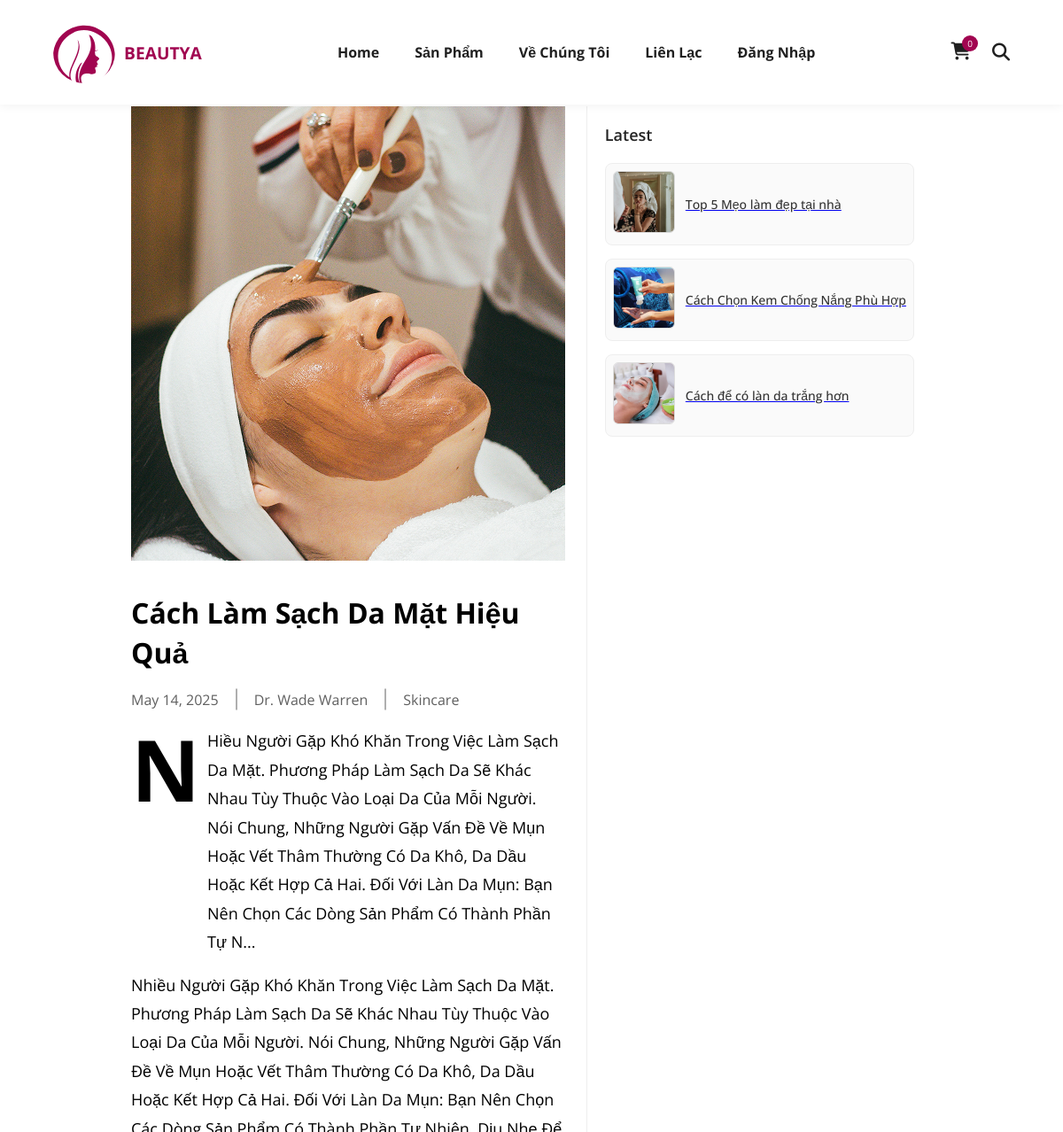
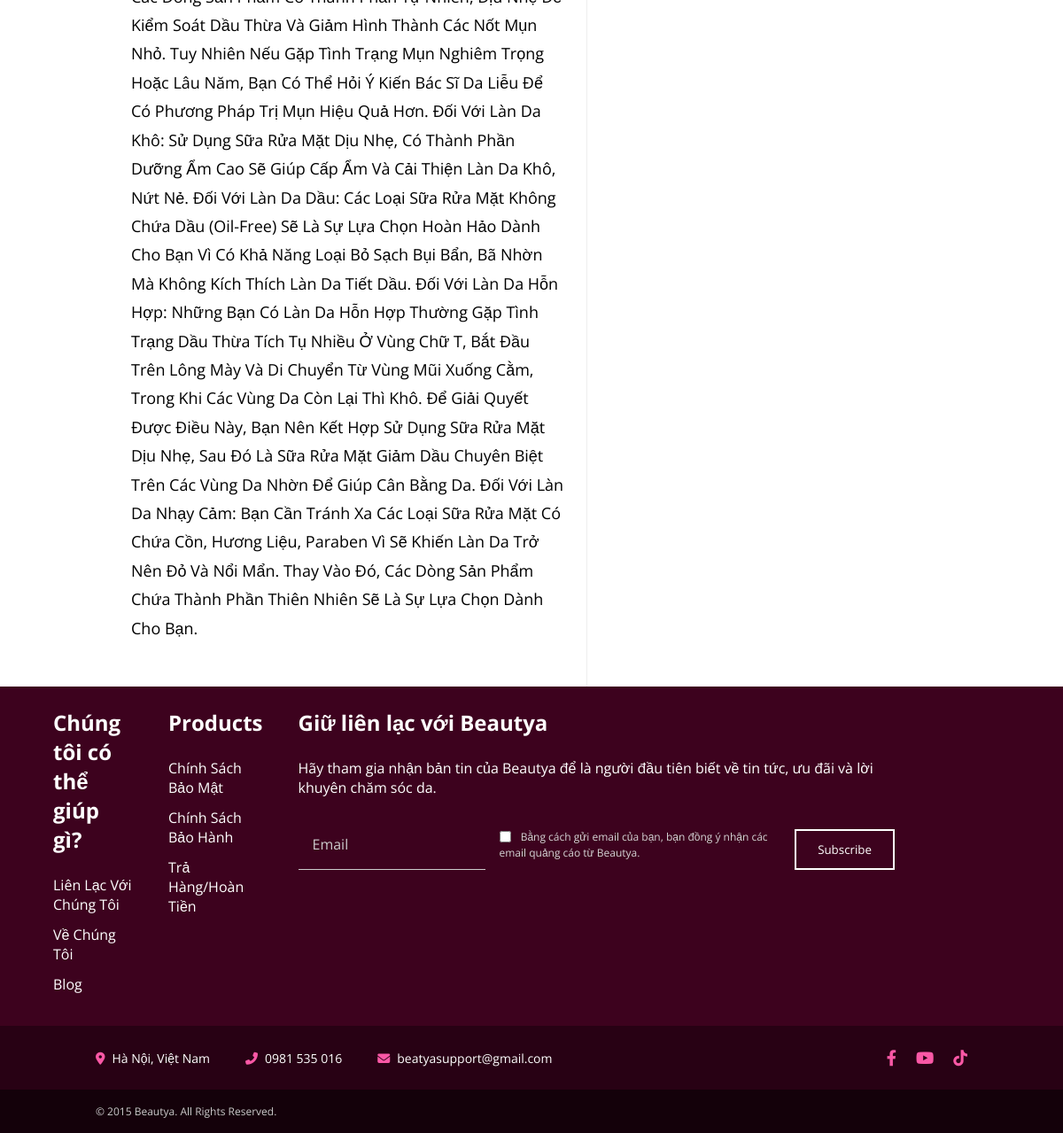
Screenshot of /home/blogs/1/ with the database file from the repository (2 pictures, top to bottom).
### core/models.py (models this page shows, shortened)
class Blog(models.Model):
    title = models.CharField(max_length=255)
    author = models.CharField(max_length=100)
    content = models.TextField()
    excerpt = models.TextField(blank=True, null=True)  # Thêm trích đoạn
    image = models.ImageField(upload_to='blogs/')
    category = models.CharField(max_length=100)
    date = models.DateField(default=timezone.now)  # Gán mặc định là ngày hiện tại
    class Meta:
        ordering = ['-date']

### core/views.py (the view)
# urls.py: path('blogs/<int:blog_id>/', views.blog_detail, name='blog_detail'),
def blog_detail(request, blog_id):
    blog = get_object_or_404(Blog, id=blog_id)
    related_posts = Blog.objects.filter(category=blog.category).exclude(id=blog.id)[:3]
    return render(request, 'blog_detail.html', {
        'blog': blog,
        'related_posts': related_posts
    })

### core/context_processors.py (called while the page is built)
def cart_item_count(request):
    if request.user.is_authenticated:
        total = CartItem.objects.filter(user=request.user).aggregate(total=Sum('quantity'))['total'] or 0
    else:
        total = 0
    return {'cart_item_count': total}

### templates/blog_detail.html (shortened to what this page needs)
<!DOCTYPE html>
<html lang="en">
{% load static %}
<head>
  <link rel="stylesheet" href="https://cdnjs.cloudflare.com/ajax/libs/font-awesome/6.4.0/css/all.min.css" />
  <link rel="stylesheet" href="{% static 'css/style.css' %}">
</head>
<body>
  <body>
  <header class="header">
    <div class="logo">
      <a href="{% url 'home' %}" class="logo">
  <img src="{% static 'img/beautya logo.svg' %}" alt="LOGO" />
  <span class="shop-name">BEAUTYA</span>
</a>
    </div>
    <nav class="nav-menu">
      <a href="{% url 'home' %}" class="nav-link">Home</a>
      <a href="{% url 'product_list' %}" class="nav-link">Sản Phẩm</a>
      <a href="{% url 'about' %}" class="nav-link">Về Chúng Tôi</a>
      <a href="{% url 'contact' %}" class="nav-link">Liên Lạc</a>
      {% if not request.user.is_authenticated %}
      <a href="{% url 'login' %}" class="nav-link">Đăng Nhập</a>
      {% else %}
      <a href="{% url 'logout' %}" class="nav-link">Đăng Xuất</a>
      {% endif %}
    </nav>
    <div class="header-actions">
      <div class="cart-wrapper">
        <i class="fas fa-shopping-cart cart-icon" onclick="goToCart()"></i>
        <span class="cart-count">{{ cart_item_count }}</span>
      </div>
      <i class="fa-solid fa-magnifying-glass search-icon" onclick="toggleSearchBar()"></i>
    </div>
  </header>
    <div class="main-content">
      <div class="article">
        <img class="article-image" src="{{ blog.image.url }}" alt="{{ blog.title }}" />
        <div class="article-content">
          <h1 class="article-title">{{ blog.title }}</h1>
          <div class="article-meta">
            <span class="meta-item">{{ blog.date|date:"M d, Y" }}</span>
            <span class="meta-item">{{ blog.author }}</span>
            <span class="meta-item">{{ blog.category }}</span>
          </div>
          <div class="article-intro">
            <span class="drop-cap">{{ blog.content|slice:":1" }}</span>
            <p class="intro-text">{{ blog.content|slice:"1:300" }}...</p>
          </div>
          <p class="article-body">{{ blog.content }}</p>
        </div>
      </div>
      <div class="sidebar">
        <h2 class="sidebar-title">Latest</h2>
        <div class="latest-posts">
          {% for post in related_posts %}
          <div class="latest-post">
            <a href="{% url 'blog_detail' post.id %}">
              <img src="{{ post.image.url }}" alt="{{ post.title }}">
            </a>
            <a href="{% url 'blog_detail' post.id %}">
              <div class="latest-post-title">{{ post.title }}</div>
            </a>
          </div>
          {% endfor %}
        </div>
      </div>
    </div>
    <div class="footer-main">
      <div class="footer-column">
        <h3>Chúng tôi có thể giúp gì?</h3>
        <ul>
          <li><a href="{% url 'contact' %}">Liên Lạc Với Chúng Tôi</a></li>
          <li><a href="{% url 'about' %}">Về Chúng Tôi</a></li>
          <li><a href="{% url 'blog_list' %}">Blog</a></li>
        </ul>
      </div>
      <div class="footer-column">
        <h3>Products</h3>
        <ul>
          <li><a href="{% url 'privacy_policy' %}">Chính Sách Bảo Mật</a></li>
          <li><a href="{% url 'warranty_policy' %}">Chính Sách Bảo Hành</a></li>
          <li><a href="{% url 'refund_policy' %}">Trả Hàng/Hoàn Tiền</a></li>
        </ul>
      </div>
      <div class="footer-column">
        <h3>Giữ liên lạc với Beautya</h3>
        <p style="color: white; margin-bottom: 24px">
          Hãy tham gia nhận bản tin của Beautya để là người đầu tiên biết về tin tức, ưu đãi và lời khuyên chăm sóc da.
        </p>
        <form method="post" action="{% url 'subscribe_newsletter' %}" class="newsletter-form">
          <input type="email" name="email" placeholder="Email" class="newsletter-input" required />
          <label class="consent-text" style="display: block; margin-top: 12px;">
            <input type="checkbox" name="consent" required />
            Bằng cách gửi email của bạn, bạn đồng ý nhận các email quảng cáo từ Beautya.
          </label>
          <button type="submit" class="newsletter-submit" style="margin-top: 12px;">Subscribe</button>
        </form>
      </div>
    </div>
    <div class="footer-contact-row">
      <div class="footer-contact-group">
        <span><i class="fas fa-map-marker-alt"></i>Hà Nội, Việt Nam</span>
        <span><i class="fas fa-phone-alt"></i>0981 535 016</span>
        <span><i class="fas fa-envelope"></i>beatyasupport@gmail.com</span>
      </div>
      <div class="footer-social-group">
        <a href="https://www.facebook.com/profile.php?id=61576399075671" target="_blank" rel="noopener noreferrer">
        <i class="fab fa-facebook-f"></i>
        </a>
        <a href="https://www.youtube.com/channel/UCL0lyOryJjG0eJ_pzQOlUcw" target="_blank" rel="noopener noreferrer">
        <i class="fab fa-youtube"></i>
        </a>
        <a href="https://www.tiktok.com/@beautya_vn?lang=en" target="_blank" rel="noopener noreferrer">
        <i class="fab fa-tiktok"></i>
        </a>
      </div>
    </div>
    <div class="footer-bottom">
      <div class="copyright">© 2015 Beautya. All Rights Reserved.</div>
    </div>
  </body>
</html>

### static/css/style.css (style rules this page uses)
:root { --primary-color: #a10550; --dark-bg: #3d021e; --light-bg: #faf9f5; --text-dark: #0c0c0c; --text-light: #ffffff; --accent-color: #fa58a6; }
* { margin: 0; padding: 0; box-sizing: border-box; font-family: "Open Sans", sans-serif; }
body { overflow-x: hidden; padding-top: 120px; }
.header { position: fixed; top: 0; left: 0; width: 100%; z-index: 999; background: white; padding: 20px 108px; display: flex; justify-content: space-between; align-items: center; box-shadow: 0 2px 10px rgba(0, 0, 0, 0.05); }
.logo { display: flex; align-items: center; gap: 10px; text-decoration: none; color: inherit; }
.logo img { width: 70px; height: 70px; border-radius: 50%; object-fit: cover; }
.shop-name { font-size: 1.2rem; font-weight: 700; color: var(--primary-color); }
.nav-menu { display: flex; gap: 40px; }
.nav-link { color: #202020; font-weight: 700; text-decoration: none; transition: color 0.3s ease; }
.header-actions { display: flex; align-items: center; gap: 24px; }
.cart-icon, .search-icon { font-size: 20px; color: #202020; cursor: pointer; }
.cart-count { position: absolute; top: -8px; right: -8px; background: var(--primary-color); color: white; width: 18px; height: 18px; border-radius: 50%; display: flex; align-items: center; justify-content: center; font-size: 10px; }
.cart-wrapper { position: relative; }
.newsletter-form { display: flex; gap: 16px; margin-top: 24px; }
.newsletter-input { flex: 1; padding: 12px 16px; border: none; border-bottom: 1px solid #cbcbcb; background: transparent; color: white; font-size: 16px; width: 480px; }
.newsletter-input::placeholder { color: #cbcbcb; }
.newsletter-submit { padding: 12px 24px; background: transparent; border: 2px solid white; color: white; cursor: pointer; transition: all 0.3s ease; }
.footer-main { background: var(--dark-bg); padding: 80px 108px; display: grid; grid-template-columns: repeat(4, 1fr); gap: 40px; }
.footer-column h3 { color: white; font-size: 24px; margin-bottom: 24px; }
.footer-column ul { list-style: none; }
.footer-column li { margin-bottom: 12px; }
.footer-column a { color: white; text-decoration: none; transition: color 0.3s ease; }
.footer-bottom { background: #14010a; padding: 16px 108px; display: flex; justify-content: space-between; align-items: center; }
.copyright { color: #cbcbcb; font-size: 12px; }
@media (max-width: 1200px) { .header, .footer-main, .footer-top, .footer-bottom { padding: 24px 60px; } }
.footer-bottom { display: flex; flex-wrap: wrap; justify-content: space-between; align-items: center; padding: 16px 108px; background-color: #14010A; font-size: 14px; }
.footer-contact-row { display: flex; justify-content: space-between; align-items: center; padding: 24px 108px; background-color: #280114; color: white; flex-wrap: wrap; }
.footer-contact-group { display: flex; gap: 40px; font-size: 14px; }
.footer-contact-group i { color: #FA58A6; margin-right: 8px; }
.footer-social-group { display: flex; gap: 22px; }
.footer-social-group a { color: #FA58A6; font-size: 18px; text-decoration: none; transition: transform 0.3s ease; }
.consent-text { display: block; font-size: 12px; color: #d4d4d4; line-height: 1.5; margin-top: 10px; max-width: 500px; }
.consent-text input[type="checkbox"] { margin-right: 8px; transform: translateY(2px); }

### rows the page displays
Blog: image (picture), title "Cách Làm Sạch Da Mặt Hiệu Quả", date "May 14, 2025", author "Dr. Wade Warren", category "Skincare", content "N", content "Hiều Người Gặp Khó Khăn Trong Việc Làm Sạch Da Mặt. Phương Pháp Làm Sạch Da Sẽ Khác Nhau Tùy Thuộc Vào Loại Da Của Mỗi Người. Nói Chung, Những Người Gặp Vấn Đề Về Mụn Hoặc Vết Thâm Thường Có Da Khô, Da Dầu Hoặc Kết Hợp Cả Hai. Đối Với Làn Da Mụn: Bạn Nên Chọn Các Dòng Sản Phẩm Có Thành Phần Tự N", content "Nhiều Người Gặp Khó Khăn Trong Việc Làm Sạch Da Mặt. Phương Pháp Làm Sạch Da Sẽ Khác Nhau Tùy Thuộc Vào Loại Da Của Mỗi Người. Nói Chung, Những Người Gặp Vấn Đề Về Mụn Hoặc Vết Thâm Thường Có Da Khô, Da Dầu Hoặc Kết Hợp Cả Hai. Đối Với Làn Da Mụn: Bạn Nên Chọn Các Dòng Sản Phẩm Có Thành Phần Tự Nhiên, Dịu Nhẹ Để Kiểm Soát Dầu Thừa Và Giảm Hình Thành Các Nốt Mụn Nhỏ. Tuy Nhiên Nếu Gặp Tình Trạng Mụn Nghiêm Trọng Hoặc Lâu Năm, Bạn Có Thể Hỏi Ý Kiến Bác Sĩ Da Liễu Để Có Phương Pháp Trị Mụn Hiệu Quả Hơn. Đối Với Làn Da Khô: Sử Dụng Sữa Rửa Mặt Dịu Nhẹ, Có Thành Phần Dưỡng Ẩm Cao Sẽ Giúp Cấp Ẩm Và Cải Thiện Làn Da Khô, Nứt Nẻ. Đối Với Làn Da Dầu: Các Loại Sữa Rửa Mặt Không Chứa Dầu (Oil-Free) Sẽ…"
Blog: image (picture), title "Top 5 Mẹo làm đẹp tại nhà"
Blog: image (picture), title "Cách Chọn Kem Chống Nắng Phù Hợp"
Blog: image (picture), title "Cách để có làn da trắng hơn"

### other values shown
{{ cart_item_count }} "0"
